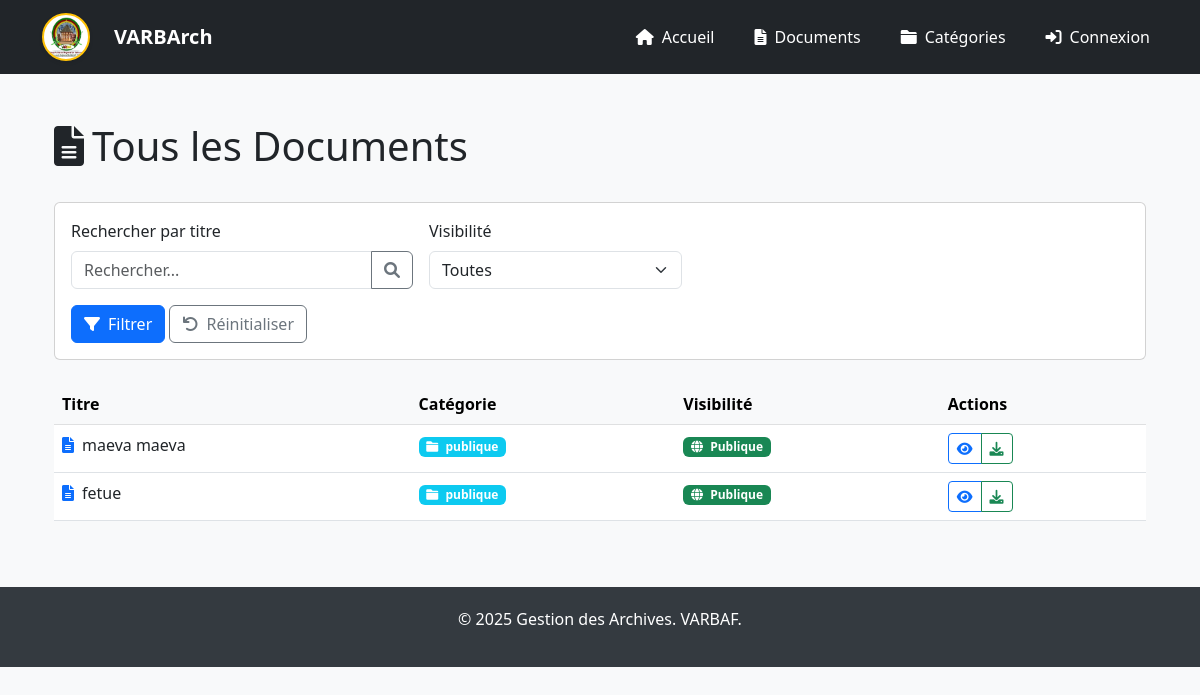
/documents/, run on an earlier commit of the app's database.
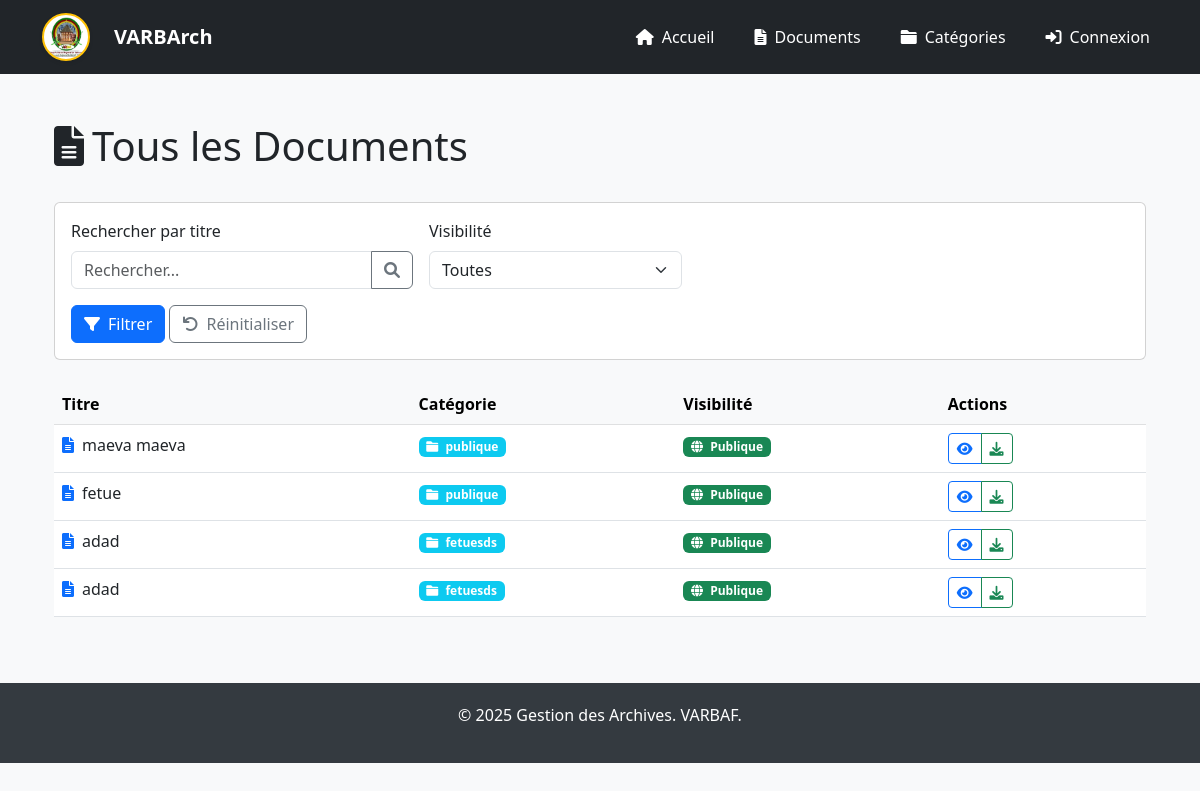
And on a later commit of the database.
### archivage/models.py (models this page shows, shortened)
class Document(models.Model):
    VISIBILITE_CHOICES = [
        ('publique', 'Publique'),
        ('privee', 'Privée'),
    ]
    titre = models.CharField(max_length=200, verbose_name="Titre du document")
    categorie = models.ForeignKey(Categorie, on_delete=models.CASCADE, related_name="documents", verbose_name="Catégorie")
    fichier = models.FileField(upload_to="documents/", verbose_name="Fichier")
    date_creation = models.DateTimeField(auto_now_add=True, verbose_name="Date de création")
    date_modification = models.DateTimeField(auto_now=True, verbose_name="Date de modification")
    description = models.TextField(blank=True, null=True, verbose_name="Description")
    responsable = models.CharField(max_length=100, verbose_name="Responsable")
    visibilite = models.CharField(max_length=20, choices=VISIBILITE_CHOICES, default='publique', verbose_name="Visibilité")

class Categorie(models.Model):
    nom = models.CharField(max_length=100, verbose_name="Nom de la catégorie")
    description = models.TextField(blank=True, null=True, verbose_name="Description")

### archivage/views.py (the view)
# urls.py: path('documents/', views.documents, name='documents'),
def documents(request):
    query = request.GET.get('q', '')
    categorie_id = request.GET.get('categorie')
    visibilite = request.GET.get('visibilite')
    if request.user.is_authenticated:
        documents = Document.objects.all()
    else:
        documents = Document.objects.filter(visibilite='publique')
    if query:
        documents = documents.filter(
            Q(titre__icontains=query) |
            Q(description__icontains=query) |
            Q(categorie__nom__icontains=query)
        )
    if categorie_id:
        documents = documents.filter(categorie_id=categorie_id)
    if visibilite:
        if not request.user.is_authenticated and visibilite == 'privee':
            messages.warning(request, "Vous devez être connecté pour voir les documents privés.")
            documents = documents.none()
        else:
            documents = documents.filter(visibilite=visibilite)
    categories = Categorie.objects.all()
    context = {
        'documents': documents,
        'categories': categories,
        'query': query,
        'categorie_selectionnee': str(categorie_id) if categorie_id else '',
        'visibilite_selectionnee': visibilite,
        'peut_voir_prives': request.user.is_authenticated
    }
    return render(request, 'archivage/documents.html', context)

### archivage/templates/archivage/documents.html (shortened to what the changed rows need)
{% extends 'base.html' %}
{% block content %}
<div class="container mt-4">
    <div class="d-flex justify-content-between align-items-center mb-4">
        <h1>
            {% if request.GET.visibilite == 'publique' %}
            <i class="fas fa-globe text-info me-2"></i>Documents Publics
            {% elif request.GET.visibilite == 'privee' %}
            <i class="fas fa-lock text-warning me-2"></i>Documents Privés
            {% else %}
            <i class="fas fa-file-alt me-2"></i>Tous les Documents
            {% endif %}
        </h1>
    </div>
    {% if documents %}
    <div class="table-responsive">
        <table class="table table-hover">
            <thead class="table-light">
                <tr>
                    <th>Titre</th>
                    <th>Catégorie</th>
                    <th>Visibilité</th>
                    <th>Actions</th>
                </tr>
            </thead>
            <tbody>
                {% for document in documents %}
                <tr>
                    <td>
                        <div class="d-flex align-items-center">
                            <i class="fas fa-file-alt text-primary me-2"></i>
                            {{ document.titre }}
                        </div>
                    </td>
                    <td>
                        <span class="badge bg-info">
                            <i class="fas fa-folder me-1"></i>
                            {{ document.categorie.nom }}
                        </span>
                    </td>
                    <td>
                        <span
                            class="badge {% if document.visibilite == 'publique' %}bg-success{% else %}bg-warning{% endif %}">
                            <i
                                class="fas fa-{% if document.visibilite == 'publique' %}globe{% else %}lock{% endif %} me-1"></i>
                            {{ document.get_visibilite_display }}
                        </span>
                    </td>
                    <td>
                        <div class="btn-group">
                            <a href="{{ document.fichier.url }}" class="btn btn-sm btn-outline-primary" target="_blank"
                                title="Voir">
                                <i class="fas fa-eye"></i>
                            </a>
                            <a href="{% url 'telecharger_document' document.id %}"
                                class="btn btn-sm btn-outline-success" title="Télécharger">
                                <i class="fas fa-download"></i>
                            </a>
                        </div>
                    </td>
                </tr>
                {% endfor %}
            </tbody>
        </table>
    </div>
    {% else %}
    <div class="alert alert-info">
        <i class="fas fa-info-circle me-2"></i>Aucun document trouvé.
    </div>
    {% endif %}
</div>
{% endblock %}

What changed in the data, as far as the page shows it:
added Document: titre "adad", categorie.nom "fetuesds", visibilite "Publique"
added Document: titre "adad", categorie.nom "fetuesds", visibilite "Publique"
